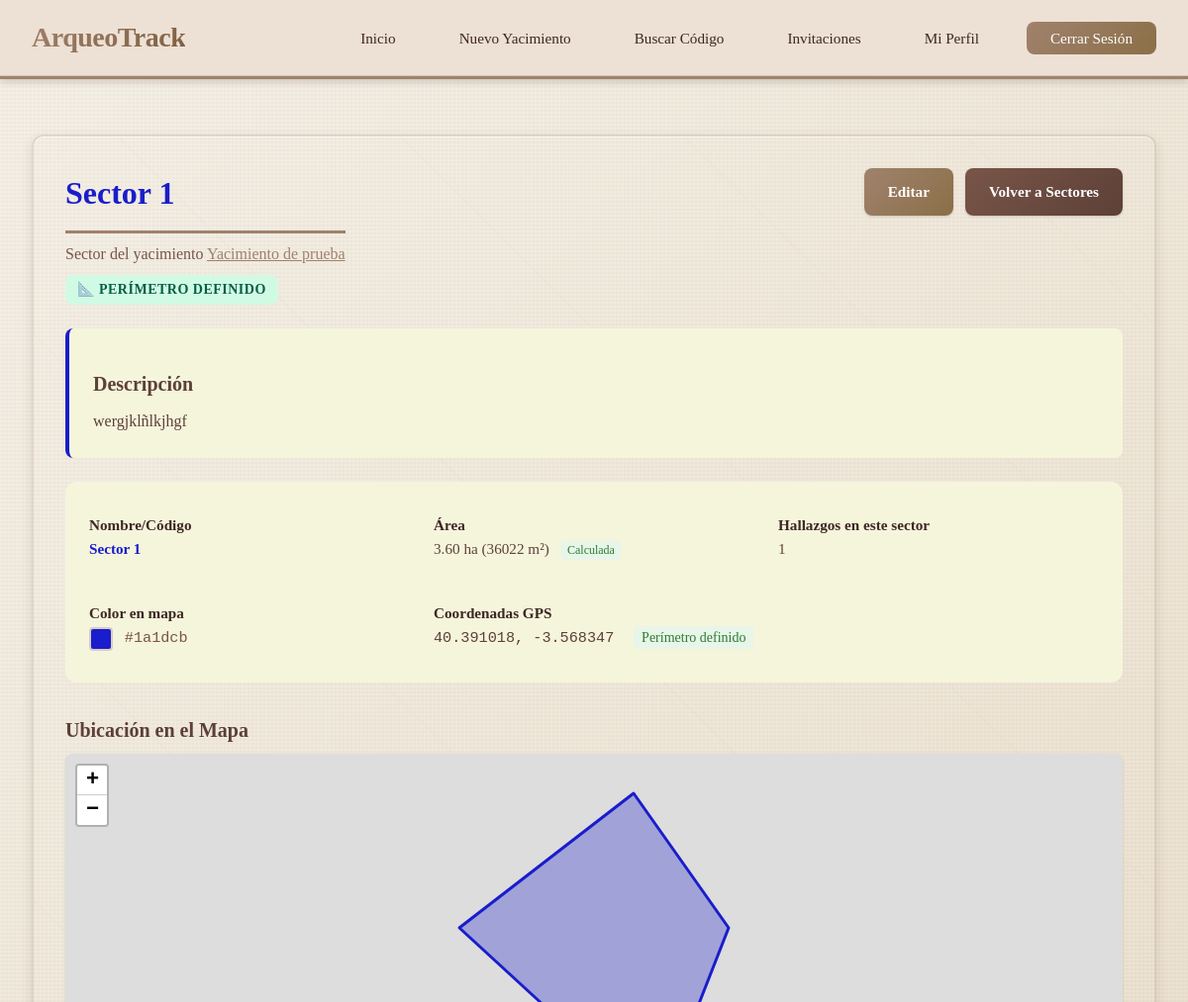
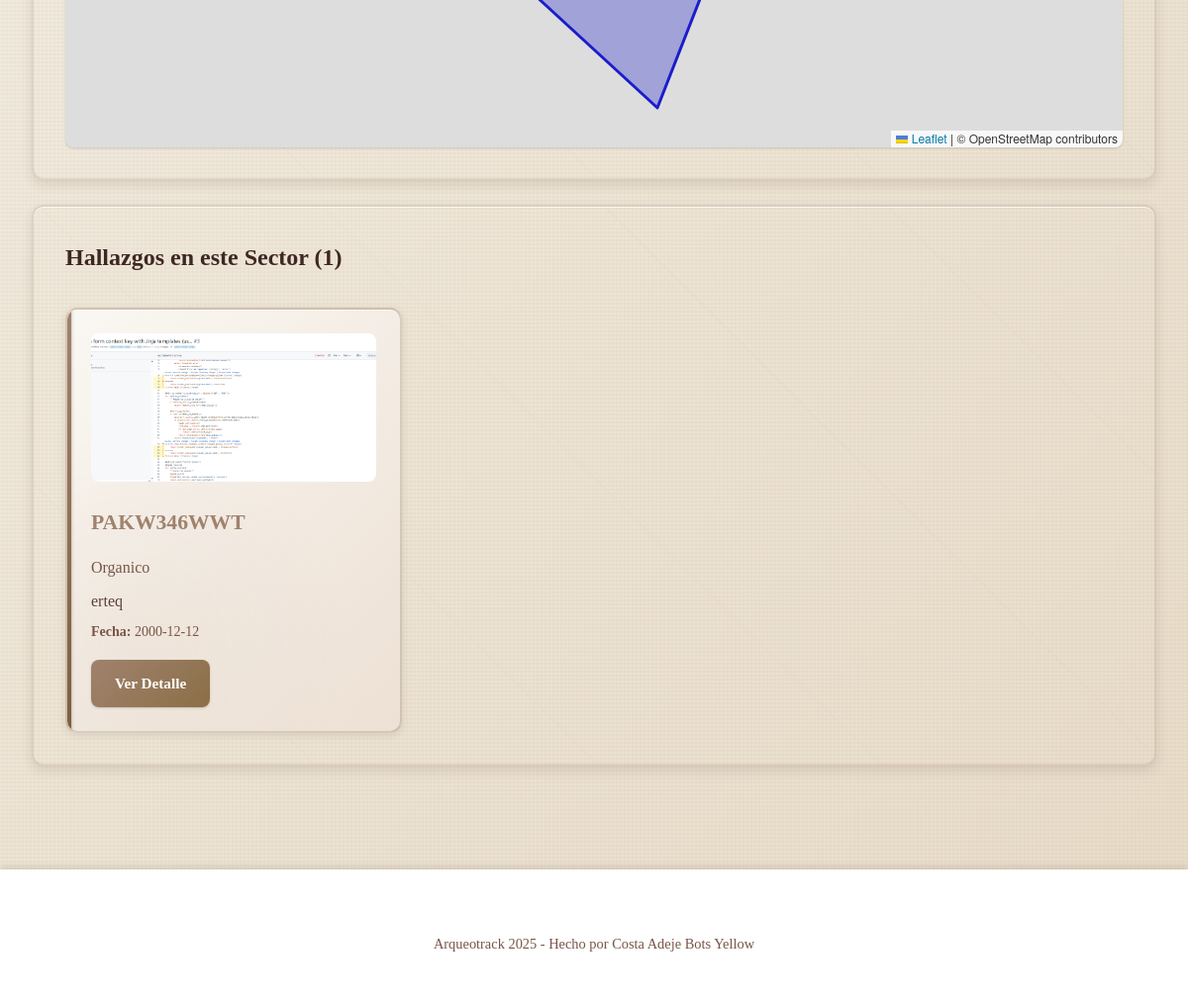
The app's page /sector/1 (signed in) with its own data (2 pictures, top to bottom).
### app/models/sector.py (models this page shows, shortened)
class Sector(db.Model):
    __tablename__ = 'sectores'
    id = db.Column(db.Integer, primary_key=True)
    yacimiento_id = db.Column(db.Integer, db.ForeignKey('yacimientos.id'), nullable=False, index=True)
    nombre = db.Column(db.String(100), nullable=False)
    descripcion = db.Column(db.Text)
    color = db.Column(db.String(20), default='#6366F1')
    lat = db.Column(db.Float)
    lng = db.Column(db.Float)
    polygon_geojson = db.Column(db.Text)  # GeoJSON del polígono del sector (almacenado como texto)
    area = db.Column(db.Float)  # Área en m²
    fecha_creacion = db.Column(db.DateTime, default=datetime.utcnow, nullable=False)
    yacimiento = db.relationship(
        'Yacimiento',
        back_populates='sectores'
    )
    hallazgos = db.relationship(
        'Hallazgo',
        back_populates='sector',
        cascade='all, delete-orphan',
        lazy='dynamic'
    )
    eventos = db.relationship(
        'Evento',
        back_populates='sector',
        lazy='dynamic'
    )
    __table_args__ = (
        db.Index('idx_sectores_yacimiento', 'yacimiento_id'),
    )
    @property
    def total_hallazgos(self):
        return self.hallazgos.count()

### app/models/yacimiento.py (models this page shows, shortened)
class Yacimiento(db.Model):
    __tablename__ = 'yacimientos'
    id = db.Column(db.Integer, primary_key=True)
    user_id = db.Column(db.Integer, db.ForeignKey('usuarios.id'), nullable=False, index=True)
    nombre = db.Column(db.String(200), nullable=False)
    ubicacion = db.Column(db.String(300))
    descripcion = db.Column(db.Text)
    lat = db.Column(db.Float)
    lng = db.Column(db.Float)
    polygon_geojson = db.Column(db.Text)  # GeoJSON del polígono (almacenado como texto)
    area_m2 = db.Column(db.Float)  # Área en metros cuadrados
    altitud_media = db.Column(db.Float)
    responsable = db.Column(db.String(100))
    fecha_inicio = db.Column(db.Date)
    fecha_fin = db.Column(db.Date)
    fecha_creacion = db.Column(db.DateTime, default=datetime.utcnow, nullable=False)
    fecha_actualizacion = db.Column(db.DateTime, default=datetime.utcnow, onupdate=datetime.utcnow)
    propietario = db.relationship(
        'Usuario',
        back_populates='yacimientos'
    )
    hallazgos = db.relationship(
        'Hallazgo',
        back_populates='yacimiento',
        cascade='all, delete-orphan',
        lazy='dynamic'
    )
    sectores = db.relationship(
        'Sector',
        back_populates='yacimiento',
        cascade='all, delete-orphan',
        lazy='dynamic'
    )
    fases = db.relationship(
        'FaseProyecto',
        back_populates='yacimiento',
        cascade='all, delete-orphan',
        lazy='dynamic',
        order_by='FaseProyecto.orden'
    )
    eventos = db.relationship(
        'Evento',
        back_populates='yacimiento',
        cascade='all, delete-orphan',
        lazy='dynamic',
        order_by='Evento.fecha.desc()'
    )
    invitaciones = db.relationship(
        'Invitacion',
        back_populates='yacimiento',
        cascade='all, delete-orphan',
        lazy='dynamic'
    )
    __table_args__ = (
        db.Index('idx_yacimientos_user_fecha', 'user_id', 'fecha_creacion'),
    )

### app/models/hallazgo.py (models this page shows, shortened)
class Hallazgo(db.Model):
    __tablename__ = 'hallazgos'
    id = db.Column(db.Integer, primary_key=True)
    codigo_acceso = db.Column(db.String(10), unique=True, nullable=False, index=True)
    user_id = db.Column(db.Integer, db.ForeignKey('usuarios.id'), nullable=False, index=True)
    yacimiento_id = db.Column(db.Integer, db.ForeignKey('yacimientos.id'), index=True)
    sector_id = db.Column(db.Integer, db.ForeignKey('sectores.id'), index=True)
    encontrado_por_id = db.Column(db.Integer, db.ForeignKey('usuarios.id'))
    tipo = db.Column(db.String(100))
    material = db.Column(db.String(100))
    datacion = db.Column(db.String(100))
    descripcion = db.Column(db.Text)
    notas = db.Column(db.Text)
    ubicacion = db.Column(db.String(200))
    lat = db.Column(db.Float)
    lng = db.Column(db.Float)
    altitud = db.Column(db.Float)
    dimensiones = db.Column(db.String(100))
    peso = db.Column(db.Float)  # En gramos
    estado_conservacion = db.Column(db.String(50))
    foto = db.Column(db.String(200))
    fecha = db.Column(db.Date)
    proceso_extraccion = db.Column(db.Text)
    destino = db.Column(db.String(200))
    fecha_registro = db.Column(db.DateTime, default=datetime.utcnow, nullable=False)
    fecha_actualizacion = db.Column(db.DateTime, default=datetime.utcnow, onupdate=datetime.utcnow)
    propietario = db.relationship(
        'Usuario',
        back_populates='hallazgos',
        foreign_keys=[user_id]
    )
    encontrado_por = db.relationship(
        'Usuario',
        back_populates='hallazgos_encontrados',
        foreign_keys=[encontrado_por_id]
    )
    yacimiento = db.relationship(
        'Yacimiento',
        back_populates='hallazgos'
    )
    sector = db.relationship(
        'Sector',
        back_populates='hallazgos'
    )
    comentarios = db.relationship(
        'Comentario',
        back_populates='hallazgo',
        cascade='all, delete-orphan',
        lazy='dynamic',
        order_by='Comentario.fecha.desc()'
    )
    eventos = db.relationship(
        'Evento',
        back_populates='hallazgo',
        lazy='dynamic'
    )
    __table_args__ = (
        db.Index('idx_hallazgos_yacimiento_fecha', 'yacimiento_id', 'fecha'),
        db.Index('idx_hallazgos_tipo', 'tipo'),
    )

### app/blueprints/sector.py (the view)
@sector_bp.route('/sector/<int:sector_id>')
@login_required
def detalle(sector_id):
    sector = Sector.query.get_or_404(sector_id)
    if sector.yacimiento.user_id != current_user.id and not Invitacion.query.filter_by(
        yacimiento_id=sector.yacimiento_id,
        invitado_id=current_user.id,
        estado='aceptada'
    ).first():
        abort(403)
    return render_template('sectores/detalle.html', sector=sector)

### templates/sectores/detalle.html (shortened to what this page needs)
{% extends "base.html" %}
{% block extra_head %}
<link rel="stylesheet" href="https://unpkg.com/leaflet@1.9.4/dist/leaflet.css" />
{% endblock %}
{% block content %}
<div class="main-content">
    <div class="card">
        <div style="display: flex; justify-content: space-between; align-items: start; flex-wrap: wrap; gap: 1rem; margin-bottom: 1.5rem;">
            <div>
                <h1 style="margin-bottom: 0.5rem; color: {{ sector.color or '#6366f1' }};">{{ sector.nombre }}</h1>
                <p style="color: var(--gray); margin: 0;">
                    Sector del yacimiento <a href="/yacimiento/{{ sector.yacimiento_id }}" style="color: var(--primary-color);">{{ sector.yacimiento.nombre }}</a>
                </p>
                {% if sector.polygon_geojson %}
                    <p style="margin-top: 0.5rem;">
                        <span class="badge badge-success">📐 Perímetro Definido</span>
                    </p>
                {% endif %}
            </div>
            <div class="button-group" style="margin: 0;">
                <a href="/editar_sector/{{ sector.id }}" class="btn">Editar</a>
                <a href="/yacimiento/{{ sector.yacimiento_id }}/sectores" class="btn btn-secondary">Volver a Sectores</a>
            </div>
        </div>
        {% if sector.descripcion %}
            <div style="margin: 1.5rem 0; padding: 1.5rem; background: var(--light-gray); border-radius: var(--border-radius); border-left: 4px solid {{ sector.color or '#6366f1' }};">
                <h3>Descripción</h3>
                <p style="color: var(--dark-secondary); line-height: 1.7; margin: 0.5rem 0 0 0;">
                    {{ sector.descripcion }}
                </p>
            </div>
        {% endif %}
        <div class="detail-grid" style="display: grid; grid-template-columns: repeat(auto-fit, minmax(250px, 1fr)); gap: 1.5rem; padding: 1.5rem; background: var(--light-gray); border-radius: var(--border-radius-lg);">
            <div class="detail-item">
                <strong>Nombre/Código</strong><br>
                <span style="color: {{ sector.color or '#6366f1' }}; font-weight: bold;">{{ sector.nombre }}</span>
            </div>
            {% if sector.area %}
                <div class="detail-item">
                    <strong>Área</strong><br>
                    <span style="color: var(--dark-secondary);">
                        {% if sector.area >= 10000 %}
                            {{ "%.2f"|format(sector.area / 10000) }} ha ({{ "%.0f"|format(sector.area) }} m²)
                        {% else %}
                            {{ "%.2f"|format(sector.area) }} m²
                        {% endif %}
                        {% if sector.polygon_geojson %}
                            <span style="margin-left: 0.5rem; padding: 0.15rem 0.4rem; background: #e8f5e9; color: #2e7d32; border-radius: 4px; font-size: 0.75rem;">Calculada</span>
                        {% endif %}
                    </span>
                </div>
            {% endif %}
            <div class="detail-item">
                <strong>Hallazgos en este sector</strong><br>
                <span style="color: var(--dark-secondary);">{{ sector.total_hallazgos }}</span>
            </div>
            <div class="detail-item">
                <strong>Color en mapa</strong><br>
                <span style="display: inline-block; width: 24px; height: 24px; background: {{ sector.color or '#6366f1' }}; border-radius: 4px; vertical-align: middle; border: 2px solid var(--border-color);"></span>
                <span style="color: var(--gray); font-family: monospace; margin-left: 0.5rem;">{{ sector.color or '#6366f1' }}</span>
            </div>
            {% if sector.lat and sector.lng %}
                <div class="detail-item" style="grid-column: span 2;">
                    <strong>Coordenadas GPS</strong><br>
                    <span style="color: var(--dark-secondary); font-family: monospace;">{{ sector.lat }}, {{ sector.lng }}</span>
                    {% if sector.polygon_geojson %}
                        <span style="margin-left: 1rem; padding: 0.25rem 0.5rem; background: #e8f5e9; color: #2e7d32; border-radius: 4px; font-size: 0.875rem;">Perímetro definido</span>
                    {% endif %}
                </div>
            {% endif %}
        </div>
        {% if sector.lat and sector.lng %}
            <div style="margin-top: 2rem;">
                <h3>Ubicación en el Mapa</h3>
                <div id="sector-map" style="height: 400px; border-radius: var(--border-radius); box-shadow: var(--shadow);"></div>
            </div>
        {% endif %}
    </div>
    {% if sector.hallazgos %}
        <div class="card">
            <h2 style="margin-bottom: 1.5rem; border: none;">Hallazgos en este Sector ({{ sector.total_hallazgos }})</h2>
            <div class="yacimientos-grid">
                {% for hallazgo in sector.hallazgos %}
                    <div class="yacimiento-card">
                        {% if hallazgo.foto %}
                            <div style="margin-bottom: 1rem;">
                                <img src="/uploads/{{ hallazgo.foto }}"
                                     alt="Foto del hallazgo"
                                     style="width: 100%; height: 150px; object-fit: cover; border-radius: var(--border-radius);">
                            </div>
                        {% endif %}
                        <h3>{{ hallazgo.codigo_acceso }}</h3>
                        <p style="color: var(--gray);">{{ hallazgo.tipo|title if hallazgo.tipo else 'Sin clasificar' }}</p>
                        {% if hallazgo.descripcion %}
                            <p style="color: var(--dark-secondary); margin: 0.5rem 0;">
                                {{ hallazgo.descripcion[:100] }}{% if hallazgo.descripcion|length > 100 %}...{% endif %}
                            </p>
                        {% endif %}
                        {% if hallazgo.fecha %}
                            <p style="color: var(--gray); font-size: var(--font-sm); margin-top: 0.5rem;">
                                <strong>Fecha:</strong> {{ hallazgo.fecha }}
                            </p>
                        {% endif %}
                        <a href="/hallazgo/{{ hallazgo.id }}" class="btn" style="margin-top: 1rem;">Ver Detalle</a>
                    </div>
                {% endfor %}
            </div>
        </div>
    {% endif %}
</div>
{% endblock %}

### records on screen
Sector: nombre "Sector 1", descripcion "wergjklñlkjhgf", sector.area/10000 "3.60", area "36022", color "#1a1dcb", lat "40.391018", lng "-3.568347"
Yacimiento: yacimiento.nombre "Yacimiento de prueba"
Hallazgo: foto (picture), codigo_acceso "PAKW346WWT", tipo "Organico", descripcion "erteq", fecha "2000-12-12"

### other values on screen
{{ sector.total_hallazgos }} "1"
